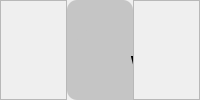
       <widget class="QWidget" name="pageLogin">
        <layout class="QHBoxLayout" name="horizontalLayout">
         <property name="spacing">
          <number>0</number>
         </property>
         <property name="leftMargin">
          <number>0</number>
         </property>
         <property name="topMargin">
          <number>0</number>
         </property>
         <property name="rightMargin">
          <number>0</number>
         </property>
         <property name="bottomMargin">
          <number>0</number>
         </property>
         <item>
          <widget class="QFrame" name="frame_3">
           <property name="frameShape">
            <enum>QFrame::StyledPanel</enum>
           </property>
           <property name="frameShadow">
            <enum>QFrame::Raised</enum>
           </property>
          </widget>
         </item>
         <item>
          <widget class="QFrame" name="frame_2">
           <property name="styleSheet">
            <string notr="true">background-color: rgb(197, 197, 197);
border-radius:10px</string>
           </property>
           <property name="frameShape">
            <enum>QFrame::StyledPanel</enum>
           </property>
           <property name="frameShadow">
            <enum>QFrame::Raised</enum>
           </property>
           <widget class="QLabel" name="label">
            <property name="geometry">
             <rect>
              <x>10</x>
              <y>30</y>
              <width>291</width>
              <height>71</height>
             </rect>
            </property>
            <property name="font">
             <font>
              <family>Sitka Banner</family>
              <pointsize>20</pointsize>
             </font>
            </property>
            <property name="text">
             <string>Welcome Back</string>
            </property>
            <property name="alignment">
             <set>Qt::AlignCenter</set>
            </property>
           </widget>
           <widget class="QLineEdit" name="lineEdit">
            <property name="geometry">
             <rect>
              <x>20</x>
              <y>140</y>
              <width>261</width>
              <height>31</height>
             </rect>
            </property>
            <property name="styleSheet">
             <string notr="true">border:1.2px solid black;
border-radius:3px;
padding-left:10px</string>
            </property>
            <property name="placeholderText">
             <string>Email Address</string>
            </property>
           </widget>
           <widget class="QPushButton" name="pushButton">
            <property name="geometry">
             <rect>
              <x>70</x>
              <y>300</y>
              <width>161</width>
              <height>41</height>
             </rect>
            </property>
            <property name="cursor">
             <cursorShape>PointingHandCursor</cursorShape>
            </property>
            <property name="styleSheet">
             <string notr="true">background-color: rgb(1, 79, 223);
border-radius:5px</string>
            </property>
            <property name="text">
             <string>Log In</string>
            </property>
            <property name="shortcut">
             <string>Return</string>
            </property>
           </widget>
           <widget class="QPushButton" name="pushButton_2">
            <property name="geometry">
             <rect>
              <x>60</x>
              <y>420</y>
              <width>181</width>
              <height>31</height>
             </rect>
            </property>
            <property name="cursor">
             <cursorShape>PointingHandCursor</cursorShape>
            </property>
            <property name="styleSheet">
             <string notr="true">border: 1px solid black;
border-radius: 3px</string>
            </property>
            <property name="text">
             <string>New to JujaWorks? Sign Up</string>
            </property>
           </widget>
           <widget class="QPushButton" name="pushButton_3">
            <property name="geometry">
             <rect>
              <x>180</x>
              <y>250</y>
              <width>101</width>
              <height>23</height>
             </rect>
            </property>
            <property name="cursor">
             <cursorShape>PointingHandCursor</cursorShape>
            </property>
            <property name="styleSheet">
             <string notr="true">color: rgb(1, 79, 223);</string>
            </property>
            <property name="text">
             <string>Forgot password?</string>
            </property>
           </widget>
           <widget class="QLineEdit" name="lineEdit_2">
            <property name="geometry">
             <rect>
              <x>20</x>
              <y>200</y>
              <width>261</width>
              <height>31</height>
             </rect>
            </property>
            <property name="styleSheet">
             <string notr="true">border:1.2px solid black;
border-radius:3px;
padding-left:10px</string>
            </property>
            <property name="echoMode">
             <enum>QLineEdit::Password</enum>
            </property>
            <property name="placeholderText">
             <string>Password</string>
            </property>
           </widget>
           <widget class="QLabel" name="label_2">
            <property name="geometry">
             <rect>
              <x>20</x>
              <y>225</y>
              <width>231</width>
              <height>31</height>
             </rect>
            </property>
            <property name="styleSheet">
             <string notr="true">color: rgb(255, 7, 23);</string>
            </property>
            <property name="text">
             <string/>
            </property>
           </widget>
           <widget class="QPushButton" name="pushButton_23">
            <property name="geometry">
             <rect>
              <x>230</x>
              <y>200</y>
              <width>51</width>
              <height>31</height>
             </rect>
            </property>
            <property name="cursor">
             <cursorShape>PointingHandCursor</cursorShape>
            </property>
            <property name="styleSheet">
             <string notr="true">border:1.2px solid black;
border-radius:3px;
border-left:opx;
border-top-left-radius: 0px;
border-bottom-left-radius: 0px;</string>
            </property>
            <property name="text">
             <string/>
            </property>
            <property name="icon">
             <iconset resource="resources.qrc">
              <normaloff>:/icons/icons/password hide.png</normaloff>:/icons/icons/password hide.png</iconset>
            </property>
            <property name="iconSize">
             <size>
              <width>32</width>
              <height>32</height>
             </size>
            </property>
           </widget>
           <zorder>label</zorder>
           <zorder>lineEdit</zorder>
           <zorder>pushButton</zorder>
           <zorder>pushButton_2</zorder>
           <zorder>pushButton_3</zorder>
           <zorder>label_2</zorder>
           <zorder>lineEdit_2</zorder>
           <zorder>pushButton_23</zorder>
          </widget>
         </item>
         <item>
          <widget class="QFrame" name="frame_4">
           <property name="frameShape">
            <enum>QFrame::StyledPanel</enum>
           </property>
           <property name="frameShadow">
            <enum>QFrame::Raised</enum>
           </property>
          </widget>
         </item>
        </layout>
       </widget>
